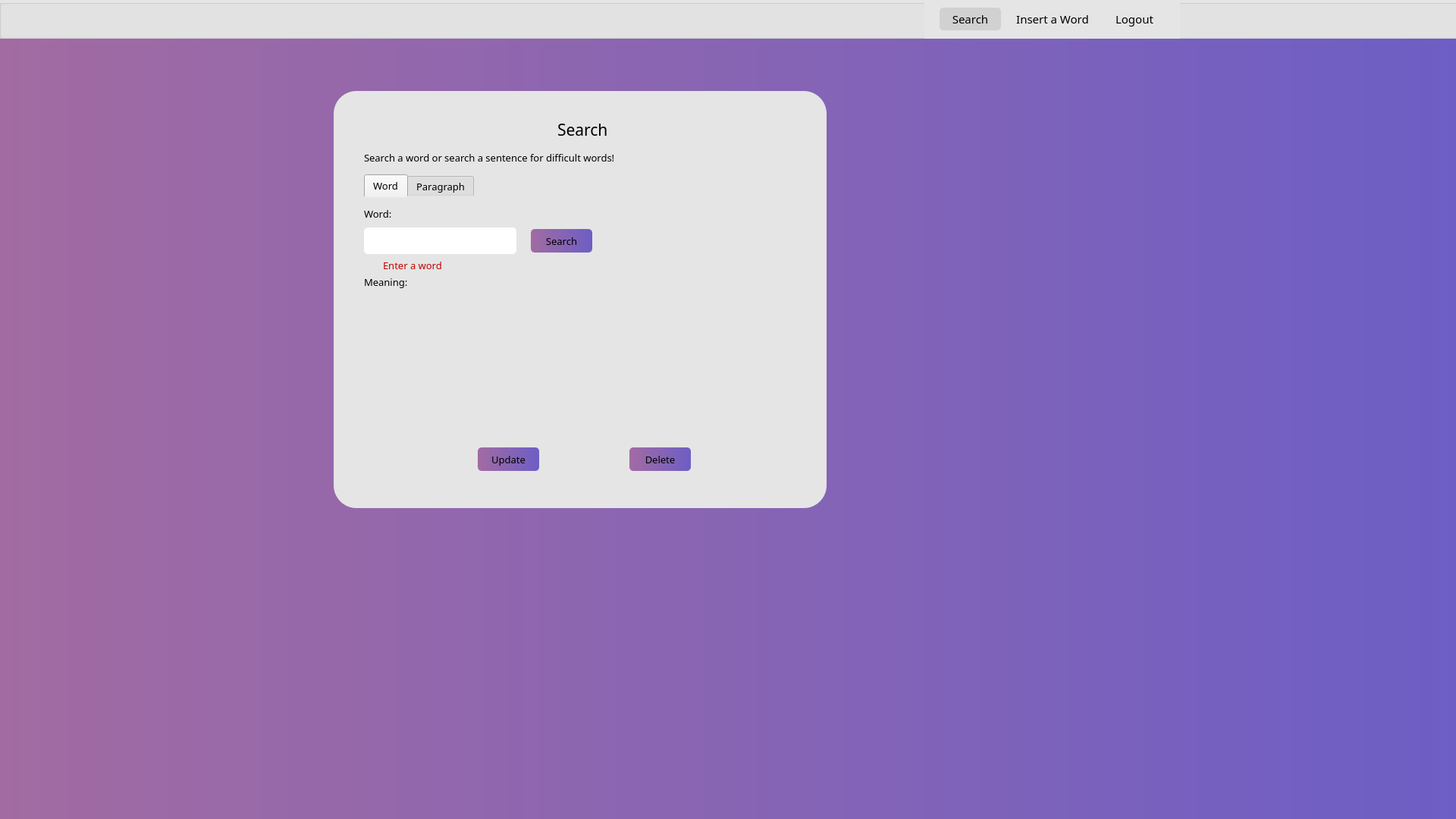
<?xml version="1.0" encoding="UTF-8"?>
<ui version="4.0">
 <class>search_certified</class>
 <widget class="QWidget" name="search_certified">
  <property name="geometry">
   <rect>
    <x>0</x>
    <y>0</y>
    <width>1920</width>
    <height>1080</height>
   </rect>
  </property>
  <property name="sizePolicy">
   <sizepolicy hsizetype="Preferred" vsizetype="Expanding">
    <horstretch>0</horstretch>
    <verstretch>0</verstretch>
   </sizepolicy>
  </property>
  <property name="baseSize">
   <size>
    <width>0</width>
    <height>0</height>
   </size>
  </property>
  <property name="font">
   <font>
    <family>Poppins Medium</family>
    <pointsize>10</pointsize>
   </font>
  </property>
  <property name="windowTitle">
   <string>MainWindow</string>
  </property>
  <property name="autoFillBackground">
   <bool>false</bool>
  </property>
  <property name="styleSheet">
   <string notr="true">background-color: qlineargradient(spread:pad, x1:0, y1:0, x2:1, y2:0, stop:0 #A26BA2, stop:1 #6D5EC5);
</string>
  </property>
  <widget class="QWidget" name="centralwidget" native="true">
   <property name="geometry">
    <rect>
     <x>0</x>
     <y>0</y>
     <width>1920</width>
     <height>1080</height>
    </rect>
   </property>
   <widget class="QGroupBox" name="groupBox">
    <property name="geometry">
     <rect>
      <x>440</x>
      <y>120</y>
      <width>650</width>
      <height>550</height>
     </rect>
    </property>
    <property name="styleSheet">
     <string notr="true">background: #E5E5E5;
border-radius: 30px;</string>
    </property>
    <property name="title">
     <string/>
    </property>
    <widget class="QLabel" name="label">
     <property name="geometry">
      <rect>
       <x>295</x>
       <y>30</y>
       <width>91</width>
       <height>41</height>
      </rect>
     </property>
     <property name="font">
      <font>
       <family>Poppins Medium</family>
       <pointsize>16</pointsize>
      </font>
     </property>
     <property name="styleSheet">
      <string notr="true">text-align: center;</string>
     </property>
     <property name="text">
      <string>Search</string>
     </property>
    </widget>
    <widget class="QTabWidget" name="tabWidget">
     <property name="geometry">
      <rect>
       <x>40</x>
       <y>110</y>
       <width>581</width>
       <height>411</height>
      </rect>
     </property>
     <property name="font">
      <font>
       <family>Poppins Medium</family>
       <pointsize>10</pointsize>
       <weight>50</weight>
       <bold>false</bold>
      </font>
     </property>
     <property name="cursor">
      <cursorShape>PointingHandCursor</cursorShape>
     </property>
     <property name="focusPolicy">
      <enum>Qt::TabFocus</enum>
     </property>
     <property name="styleSheet">
      <string notr="true">background: #E5E5E5;
border-radius:0px;</string>
     </property>
     <property name="tabShape">
      <enum>QTabWidget::Rounded</enum>
     </property>
     <property name="currentIndex">
      <number>0</number>
     </property>
     <widget class="QWidget" name="tab">
      <attribute name="title">
       <string>Word</string>
      </attribute>
      <widget class="QLineEdit" name="search_certifiedWordLineEdit">
       <property name="geometry">
        <rect>
         <x>0</x>
         <y>40</y>
         <width>201</width>
         <height>35</height>
        </rect>
       </property>
       <property name="font">
        <font>
         <family>Poppins</family>
         <pointsize>10</pointsize>
        </font>
       </property>
       <property name="styleSheet">
        <string notr="true">background: #FFFFFF;
border-radius: 5px;
height: 35px
</string>
       </property>
      </widget>
      <widget class="QLabel" name="label_4">
       <property name="geometry">
        <rect>
         <x>0</x>
         <y>10</y>
         <width>51</width>
         <height>23</height>
        </rect>
       </property>
       <property name="font">
        <font>
         <family>Poppins Medium</family>
         <pointsize>10</pointsize>
        </font>
       </property>
       <property name="text">
        <string>Word:</string>
       </property>
      </widget>
      <widget class="QLabel" name="search_certifiedWordMeaningLabel">
       <property name="geometry">
        <rect>
         <x>0</x>
         <y>100</y>
         <width>81</width>
         <height>23</height>
        </rect>
       </property>
       <property name="font">
        <font>
         <family>Poppins Medium</family>
         <pointsize>10</pointsize>
        </font>
       </property>
       <property name="text">
        <string>Meaning:</string>
       </property>
      </widget>
      <widget class="QPushButton" name="search_certifiedUpdateButton">
       <property name="geometry">
        <rect>
         <x>150</x>
         <y>330</y>
         <width>81</width>
         <height>31</height>
        </rect>
       </property>
       <property name="font">
        <font>
         <family>Poppins Medium</family>
         <pointsize>10</pointsize>
        </font>
       </property>
       <property name="cursor">
        <cursorShape>PointingHandCursor</cursorShape>
       </property>
       <property name="styleSheet">
        <string notr="true">background-color: qlineargradient(spread:pad, x1:0, y1:0, x2:1, y2:0, stop:0 #A26BA2, stop:1 #6D5EC5);
border-radius: 5px;
</string>
       </property>
       <property name="text">
        <string>Update</string>
       </property>
      </widget>
      <widget class="QPushButton" name="search_certifiedDeleteButton">
       <property name="geometry">
        <rect>
         <x>350</x>
         <y>330</y>
         <width>81</width>
         <height>31</height>
        </rect>
       </property>
       <property name="font">
        <font>
         <family>Poppins Medium</family>
         <pointsize>10</pointsize>
        </font>
       </property>
       <property name="cursor">
        <cursorShape>PointingHandCursor</cursorShape>
       </property>
       <property name="styleSheet">
        <string notr="true">background-color: qlineargradient(spread:pad, x1:0, y1:0, x2:1, y2:0, stop:0 #A26BA2, stop:1 #6D5EC5);
border-radius: 5px;
</string>
       </property>
       <property name="text">
        <string>Delete</string>
       </property>
      </widget>
      <widget class="QTextBrowser" name="search_certifiedWordMeaningBrowser">
       <property name="geometry">
        <rect>
         <x>0</x>
         <y>130</y>
         <width>581</width>
         <height>183</height>
        </rect>
       </property>
       <property name="html">
        <string>&lt;!DOCTYPE HTML PUBLIC &quot;-//W3C//DTD HTML 4.0//EN&quot; &quot;http://www.w3.org/TR/REC-html40/strict.dtd&quot;&gt;
&lt;html&gt;&lt;head&gt;&lt;meta name=&quot;qrichtext&quot; content=&quot;1&quot; /&gt;&lt;style type=&quot;text/css&quot;&gt;
p, li { white-space: pre-wrap; }
&lt;/style&gt;&lt;/head&gt;&lt;body style=&quot; font-family:'MS Shell Dlg 2'; font-size:7.8pt; font-weight:400; font-style:normal;&quot;&gt;
&lt;p style=&quot;-qt-paragraph-type:empty; margin-top:0px; margin-bottom:0px; margin-left:0px; margin-right:0px; -qt-block-indent:0; text-indent:0px;&quot;&gt;&lt;br /&gt;&lt;/p&gt;&lt;/body&gt;&lt;/html&gt;</string>
       </property>
      </widget>
      <widget class="QPushButton" name="search_certifiedWordSearchButton_2">
       <property name="geometry">
        <rect>
         <x>220</x>
         <y>42</y>
         <width>81</width>
         <height>31</height>
        </rect>
       </property>
       <property name="font">
        <font>
         <family>Poppins Medium</family>
         <pointsize>10</pointsize>
        </font>
       </property>
       <property name="cursor">
        <cursorShape>PointingHandCursor</cursorShape>
       </property>
       <property name="styleSheet">
        <string notr="true">background-color: qlineargradient(spread:pad, x1:0, y1:0, x2:1, y2:0, stop:0 #A26BA2, stop:1 #6D5EC5);
border-radius: 5px;
</string>
       </property>
       <property name="text">
        <string>Search</string>
       </property>
      </widget>
      <widget class="QLabel" name="search_certifiedWordErrorLabel">
       <property name="geometry">
        <rect>
         <x>25</x>
         <y>80</y>
         <width>281</width>
         <height>20</height>
        </rect>
       </property>
       <property name="font">
        <font>
         <family>Poppins Medium</family>
         <pointsize>10</pointsize>
        </font>
       </property>
       <property name="styleSheet">
        <string notr="true">color:rgb(197, 0, 0)</string>
       </property>
       <property name="text">
        <string>Enter a word</string>
       </property>
      </widget>
     </widget>
     <widget class="QWidget" name="tab_2">
      <attribute name="title">
       <string>Paragraph</string>
      </attribute>
      <widget class="QLabel" name="search_certifiedSentenceMeaningLabel">
       <property name="geometry">
        <rect>
         <x>0</x>
         <y>110</y>
         <width>271</width>
         <height>23</height>
        </rect>
       </property>
       <property name="font">
        <font>
         <family>Poppins Medium</family>
         <pointsize>10</pointsize>
        </font>
       </property>
       <property name="text">
        <string>Words and their meanings:</string>
       </property>
      </widget>
      <widget class="QTextBrowser" name="search_certifiedSentenceMeaningBrowser">
       <property name="geometry">
        <rect>
         <x>0</x>
         <y>139</y>
         <width>581</width>
         <height>231</height>
        </rect>
       </property>
       <property name="html">
        <string>&lt;!DOCTYPE HTML PUBLIC &quot;-//W3C//DTD HTML 4.0//EN&quot; &quot;http://www.w3.org/TR/REC-html40/strict.dtd&quot;&gt;
&lt;html&gt;&lt;head&gt;&lt;meta name=&quot;qrichtext&quot; content=&quot;1&quot; /&gt;&lt;style type=&quot;text/css&quot;&gt;
p, li { white-space: pre-wrap; }
&lt;/style&gt;&lt;/head&gt;&lt;body style=&quot; font-family:'MS Shell Dlg 2'; font-size:7.8pt; font-weight:400; font-style:normal;&quot;&gt;
&lt;p style=&quot;-qt-paragraph-type:empty; margin-top:0px; margin-bottom:0px; margin-left:0px; margin-right:0px; -qt-block-indent:0; text-indent:0px;&quot;&gt;&lt;br /&gt;&lt;/p&gt;&lt;/body&gt;&lt;/html&gt;</string>
       </property>
      </widget>
      <widget class="QPushButton" name="search_certifiedSentenceSearchButton">
       <property name="geometry">
        <rect>
         <x>480</x>
         <y>30</y>
         <width>81</width>
         <height>31</height>
        </rect>
       </property>
       <property name="font">
        <font>
         <family>Poppins Medium</family>
         <pointsize>10</pointsize>
        </font>
       </property>
       <property name="cursor">
        <cursorShape>PointingHandCursor</cursorShape>
       </property>
       <property name="styleSheet">
        <string notr="true">background-color: qlineargradient(spread:pad, x1:0, y1:0, x2:1, y2:0, stop:0 #A26BA2, stop:1 #6D5EC5);
border-radius: 5px;
</string>
       </property>
       <property name="text">
        <string>Search</string>
       </property>
      </widget>
      <widget class="QLabel" name="search_certifiedSentenceErrorLabel">
       <property name="geometry">
        <rect>
         <x>30</x>
         <y>90</y>
         <width>281</width>
         <height>20</height>
        </rect>
       </property>
       <property name="font">
        <font>
         <family>Poppins Medium</family>
         <pointsize>10</pointsize>
        </font>
       </property>
       <property name="styleSheet">
        <string notr="true">color:rgb(197, 0, 0)</string>
       </property>
       <property name="text">
        <string>Enter a Sentence</string>
       </property>
      </widget>
      <widget class="QTextEdit" name="search_certifiedSentenceLineEdit">
       <property name="geometry">
        <rect>
         <x>0</x>
         <y>6</y>
         <width>471</width>
         <height>81</height>
        </rect>
       </property>
       <property name="styleSheet">
        <string notr="true">background: #FFFFFF;
border-radius: 5px;</string>
       </property>
      </widget>
     </widget>
    </widget>
    <widget class="QLabel" name="label_3">
     <property name="geometry">
      <rect>
       <x>40</x>
       <y>80</y>
       <width>501</width>
       <height>16</height>
      </rect>
     </property>
     <property name="font">
      <font>
       <family>Poppins Medium</family>
       <pointsize>10</pointsize>
      </font>
     </property>
     <property name="text">
      <string>Search a word or search a sentence for difficult words!</string>
     </property>
    </widget>
   </widget>
   <widget class="QGroupBox" name="groupBox_2">
    <property name="geometry">
     <rect>
      <x>-1</x>
      <y>0</y>
      <width>1931</width>
      <height>51</height>
     </rect>
    </property>
    <property name="styleSheet">
     <string notr="true">background: #E5E5E5;</string>
    </property>
    <property name="title">
     <string/>
    </property>
    <widget class="QWidget" name="layoutWidget">
     <property name="geometry">
      <rect>
       <x>1220</x>
       <y>0</y>
       <width>337</width>
       <height>51</height>
      </rect>
     </property>
     <layout class="QHBoxLayout" name="horizontalLayout">
      <property name="spacing">
       <number>20</number>
      </property>
      <property name="leftMargin">
       <number>20</number>
      </property>
      <property name="rightMargin">
       <number>20</number>
      </property>
      <item>
       <widget class="QPushButton" name="search_certifiedNavSearch">
        <property name="font">
         <font>
          <family>Poppins Medium</family>
          <pointsize>11</pointsize>
         </font>
        </property>
        <property name="cursor">
         <cursorShape>ArrowCursor</cursorShape>
        </property>
        <property name="styleSheet">
         <string notr="true">border-radius: 5px;
background: #D1D1D1;
height: 30px;
width: 40px;
</string>
        </property>
        <property name="text">
         <string>Search</string>
        </property>
       </widget>
      </item>
      <item>
       <widget class="QPushButton" name="search_certifiedNavInsert">
        <property name="font">
         <font>
          <family>Poppins Medium</family>
          <pointsize>11</pointsize>
         </font>
        </property>
        <property name="cursor">
         <cursorShape>PointingHandCursor</cursorShape>
        </property>
        <property name="styleSheet">
         <string notr="true">background: #E5E5E5;
border-radius: 5px;
</string>
        </property>
        <property name="text">
         <string>Insert a Word</string>
        </property>
       </widget>
      </item>
      <item>
       <widget class="QPushButton" name="search_certifiedLogout">
        <property name="font">
         <font>
          <family>Poppins Medium</family>
          <pointsize>11</pointsize>
         </font>
        </property>
        <property name="cursor">
         <cursorShape>PointingHandCursor</cursorShape>
        </property>
        <property name="styleSheet">
         <string notr="true">background: #E5E5E5;
border-radius: 5px;
</string>
        </property>
        <property name="text">
         <string>Logout</string>
        </property>
       </widget>
      </item>
     </layout>
    </widget>
   </widget>
  </widget>
 </widget>
 <resources/>
 <connections/>
</ui>
